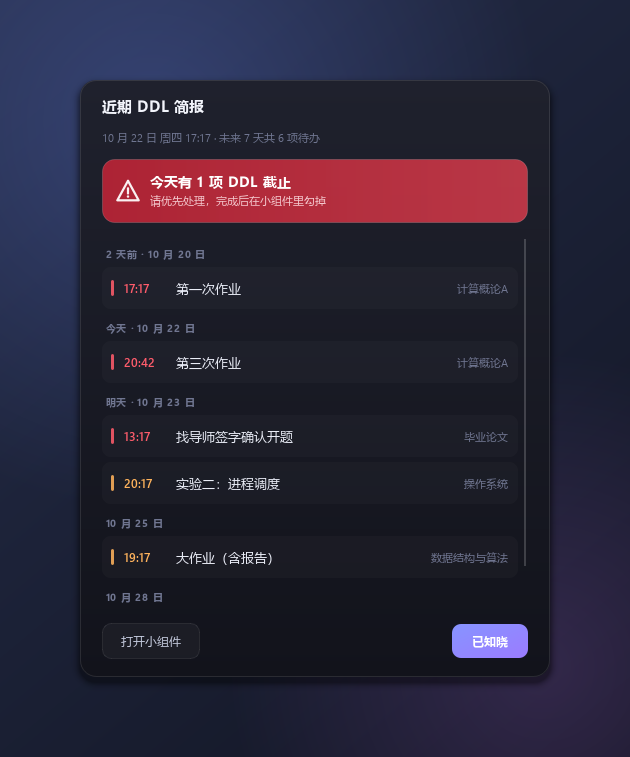
#> input picture docs/screenshots/briefing.png, 630 x 757 px, given in place of old_main.png, which was not available
$ python compare_header.py
#> lines starting #> are read from the running program, lines starting #| are printed output that depends on the picture; pictures that were not available may be replaced by others from this repository, and a replacement may not be noted
"""把新旧两版头部拼在一起做对比。"""

from pathlib import Path

from PIL import Image

ROOT = Path(__file__).resolve().parent.parent
old = Image.open(ROOT / ".tmp" / "old_main.png").convert("RGB")
new = Image.open(ROOT / "docs" / "screenshots" / "main.png").convert("RGB")
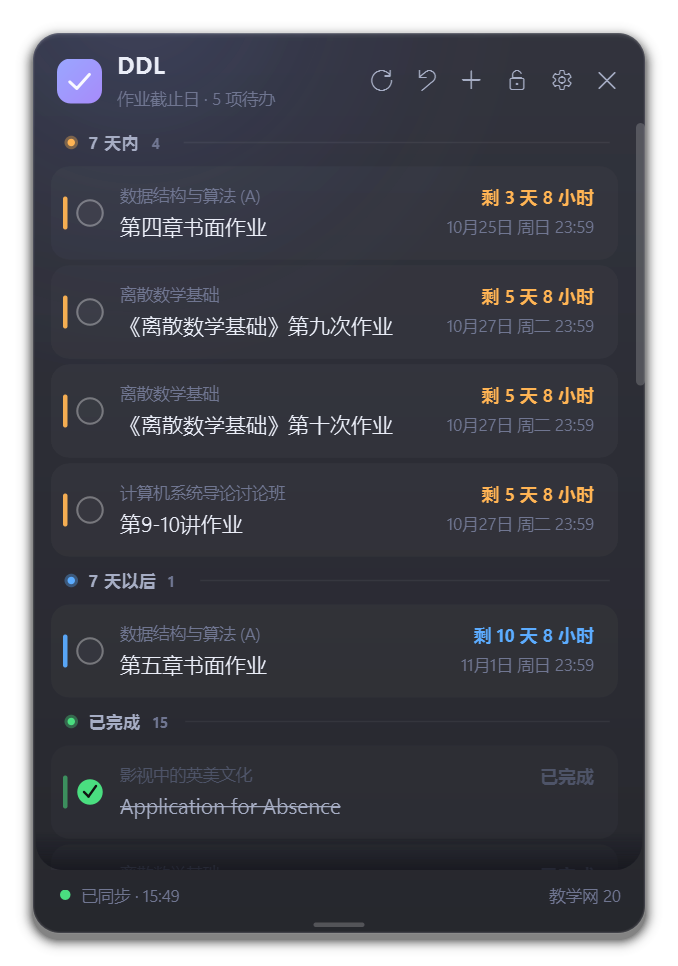
#> input picture docs/screenshots/main.png, 678 x 966 px
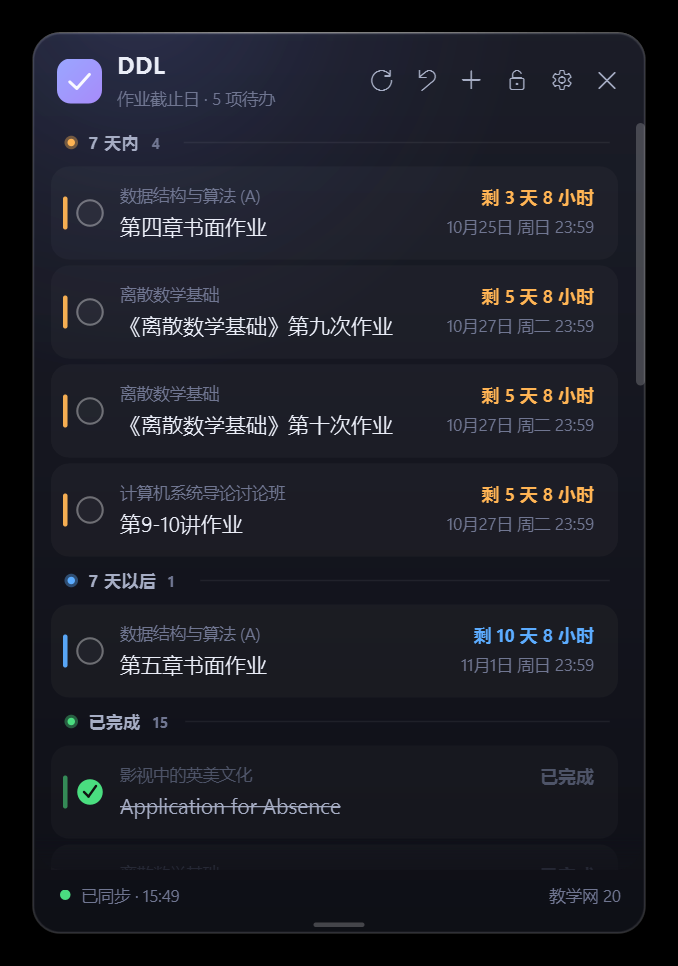
#> new: PIL image 678x966 RGB; mean R, G, B 27.5, 28.6, 36.8

x0, y0, x1, y1 = 360, 40, 670, 110
crop_old = old.crop((x0, y0, x1, y1))
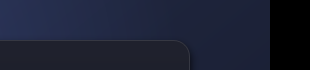
#> crop_old: PIL image 310x70 RGB; mean R, G, B 27.6, 32.3, 50.9
crop_new = new.crop((x0, y0, x1, y1))
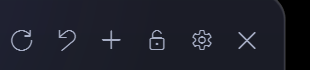
#> crop_new: PIL image 310x70 RGB; mean R, G, B 28.8, 30.5, 41.6

scale = 3
w, h = x1 - x0, y1 - y0
canvas = Image.new("RGB", (w * scale, h * scale * 2 + 14), (10, 11, 16))
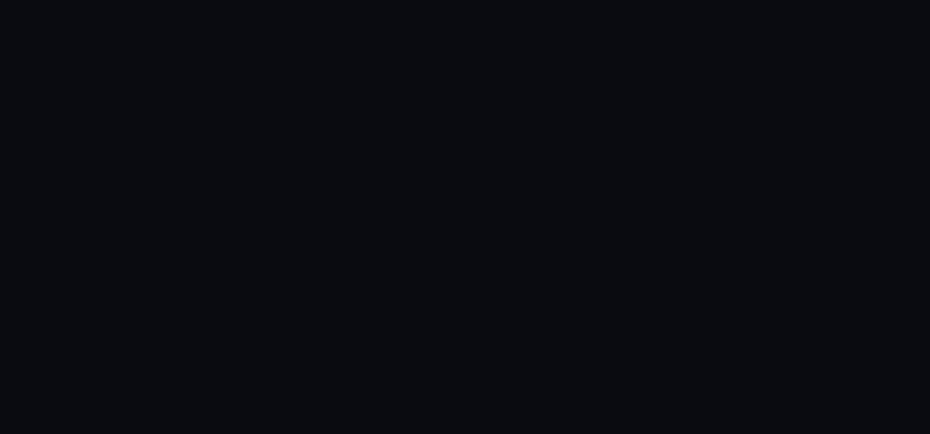
#> canvas: PIL image 930x434 RGB; mean R, G, B 10, 11, 16
canvas.paste(crop_old.resize((w * scale, h * scale), Image.LANCZOS), (0, 0))
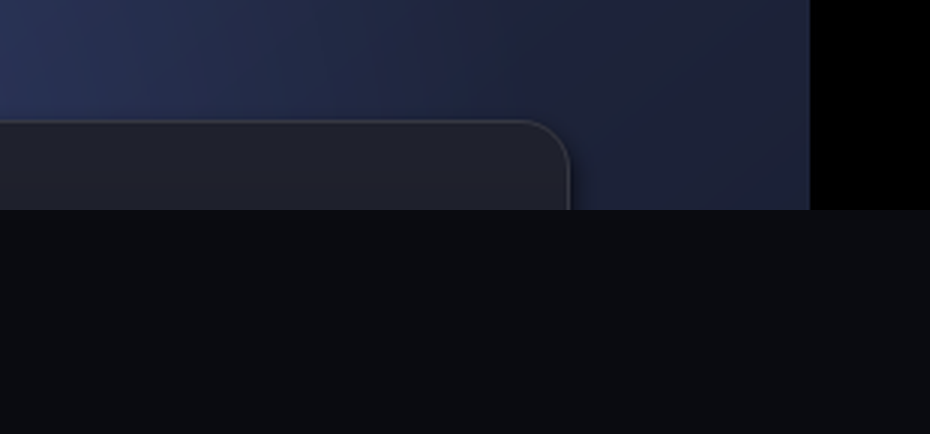
#> canvas: PIL image 930x434 RGB; mean R, G, B 18.5, 21.3, 32.9
canvas.paste(crop_new.resize((w * scale, h * scale), Image.LANCZOS), (0, h * scale + 14))
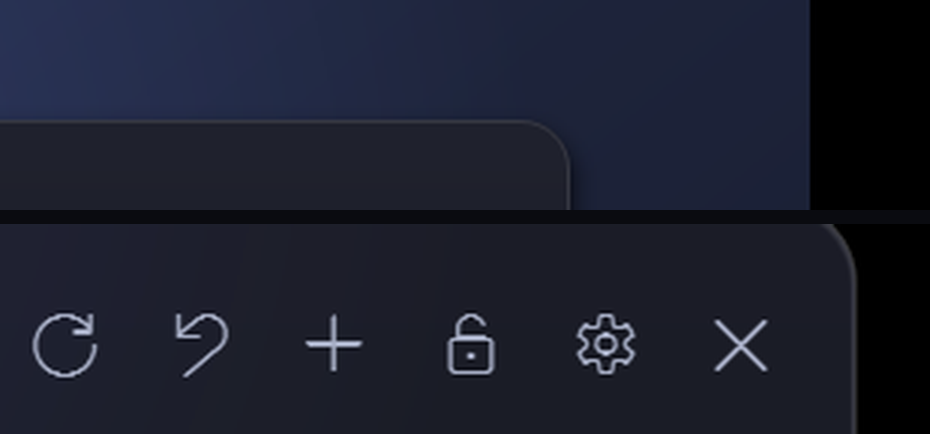
#> canvas: PIL image 930x434 RGB; mean R, G, B 27.6, 30.8, 45.3
out = ROOT / "dev" / "shots" / "header_compare.png"
canvas.save(out)
print("saved", out, canvas.size)
#| saved dev/shots/header_compare.png (930, 434)
